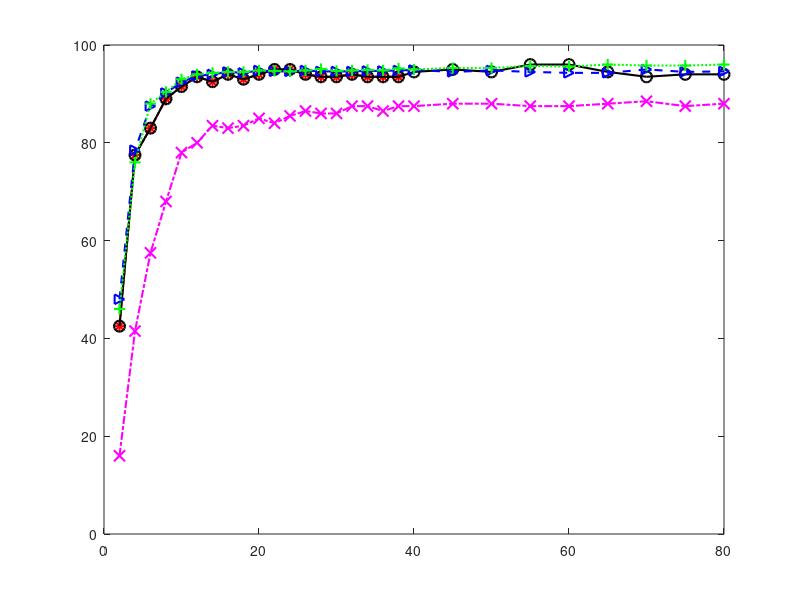

This figure's MATLAB source: (Note: this script raises an error after producing the figure.)
clear;
clc;
x1=[2,4,6,8,10,12,14,16,18,20,22,24,26,28,30,32,34,36,38]
x2=[2,4,6,8,10,12,14,16,18,20,22,24,26,28,30,32,34,36,38,40,45,50,55,60,65,70,75,80]


y1=[42.5,77.5,83,89,91.5,93.5,92.5,94,93,94,95,95,94,93.5,93.5,94,93.5,93.5,93.5];
y2=[16,41.5,57.5,68,78,80,83.5,83,83.5,85,84,85.5,86.5,86,86,87.5,87.5,86.5,87.5,87.5,88,88,87.5,87.5,88,88.5,87.5,88]

%y20=[42.5,58.75,68.75,77.5,80,82.5,83.75,83.75,83.75,81.25,82.5,83.75,86.25,87.5,85,86.25,86.25,87.5,86.25,86.25,87.5,88.75,88.75,87.5,90,90]


y3=[42.5,77.5,83,89,91.5,93.5,92.5,94,93,94,95,95,94,93.5,93.5,94,93.5,93.5,93.5,94.5,95,94.5,96,96,94.5,93.5,94,94]

%y4=[48,78.5,87.50,90.20,92.4,94,94.5,95,94.5,95.5,95,95,95,95,95,95,95,95,95,95.5,94.5,95,94.5,95,95,95]
y4=[48,78.5,87.50,90.20,92.4,93.7,94.0,94.5,94.3,94.8,94.6,94.6,94.8,94.6,94.6,94.6,94.7,94.7,94.8,94.9,94.5,94.8,94.5,94.3,94.3,95,94.5,94.6]
y5=[46,76.0,88.00,90.40,93.0,94.0,94.3,94.5,94.5,94.8,94.7,94.6,94.8,95.1,94.7,94.8,94.9,94.8,95.2,95.0,95.3,95.3,95.7,95.6,96,95.8,95.8,96]
figure(4)
plot(x1,y1,'r*-.','LineWidth',1.5,'markersize',8);
hold on;
plot(x2,y2,'mx-.','LineWidth',1.5,'markersize',8);
hold on
% plot(x2,y20,'cs--','LineWidth',1.5,'markersize',8);
% hold on
plot(x2,y3,'ko-','LineWidth',1.5,'markersize',8);
hold on
plot(x2,y4,'b>--','LineWidth',1.5,'markersize',7);
hold on
plot(x2,y5,'g+:','LineWidth',1.5,'markersize',8);
hold on,
legend('LDA','PCA','GLDA-TRA','BFE','LSBFE',0)

% xlabel('Number of extracted features','FontName','Times New Roman');
% ylabel('Classification accuracy rate','FontName','Times New Roman');

xlabel('Number of extracted features','FontName','Arial','FontSize',11,'FontWeight','Bold');
ylabel('Classification accuracy rate','FontName','Arial','FontSize',11,'FontWeight','Bold');
set(gca,'LineWidth', 1.5,'FontName','Arial','FontSize',10,'FontWeight','Bold')

myzoom([0.24,0.18,0.37,0.18],[44,80,94,96.5])

hold on;
%myzoom([0.42,0.46,0.47,0.25],[13,41,93.5,95.5])
myzoom([0.42,0.5,0.47,0.23],[13,41,93.5,95.5])

export_fig ORL_re.eps -painters -transparent